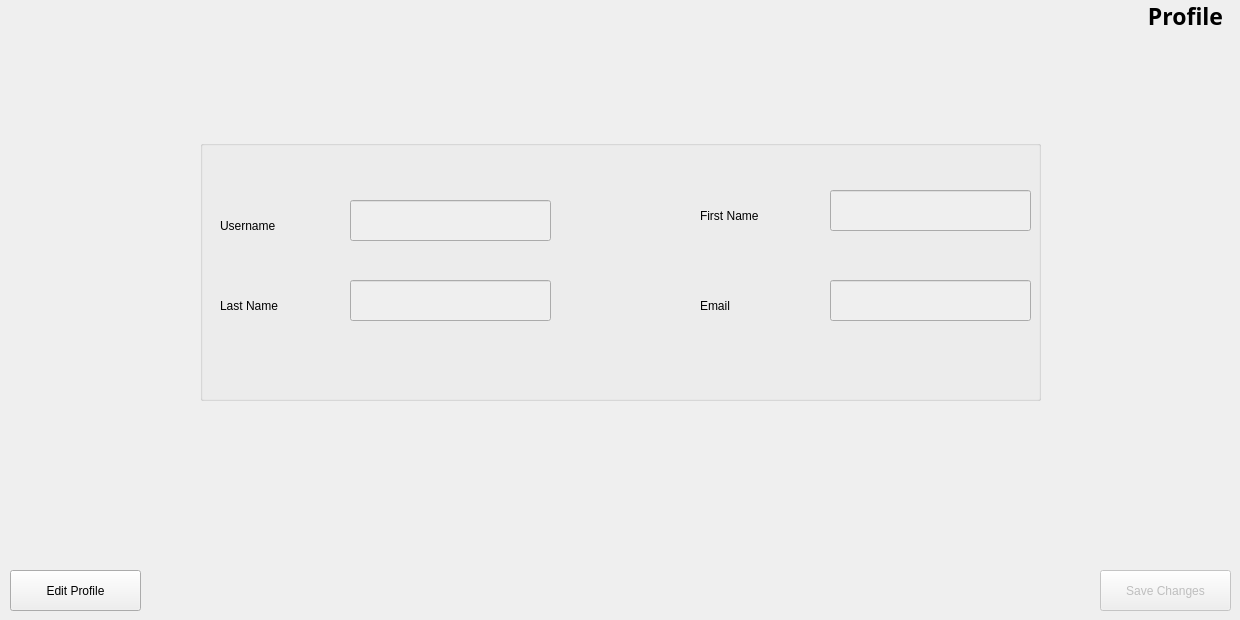
      <widget class="QWidget" name="tab_6">
       <attribute name="title">
        <string>Page</string>
       </attribute>
       <widget class="QPushButton" name="pushButton_savechanges">
        <property name="enabled">
         <bool>false</bool>
        </property>
        <property name="geometry">
         <rect>
          <x>1100</x>
          <y>570</y>
          <width>131</width>
          <height>41</height>
         </rect>
        </property>
        <property name="text">
         <string>Save Changes</string>
        </property>
       </widget>
       <widget class="QLabel" name="label_7">
        <property name="geometry">
         <rect>
          <x>1140</x>
          <y>0</y>
          <width>91</width>
          <height>31</height>
         </rect>
        </property>
        <property name="font">
         <font>
          <family>Segoe Print</family>
          <pointsize>17</pointsize>
          <weight>75</weight>
          <bold>true</bold>
         </font>
        </property>
        <property name="text">
         <string>Profile</string>
        </property>
        <property name="alignment">
         <set>Qt::AlignCenter</set>
        </property>
       </widget>
       <widget class="QPushButton" name="pushButton_editprofile">
        <property name="enabled">
         <bool>true</bool>
        </property>
        <property name="geometry">
         <rect>
          <x>10</x>
          <y>570</y>
          <width>131</width>
          <height>41</height>
         </rect>
        </property>
        <property name="text">
         <string>Edit Profile</string>
        </property>
       </widget>
       <widget class="QGroupBox" name="groupBox_6">
        <property name="geometry">
         <rect>
          <x>200</x>
          <y>140</y>
          <width>841</width>
          <height>261</height>
         </rect>
        </property>
        <property name="title">
         <string/>
        </property>
        <widget class="QLineEdit" name="lineEdit_set_email">
         <property name="enabled">
          <bool>false</bool>
         </property>
         <property name="geometry">
          <rect>
           <x>630</x>
           <y>140</y>
           <width>201</width>
           <height>41</height>
          </rect>
         </property>
        </widget>
        <widget class="QLineEdit" name="lineEdit_set_lastname">
         <property name="enabled">
          <bool>false</bool>
         </property>
         <property name="geometry">
          <rect>
           <x>150</x>
           <y>140</y>
           <width>201</width>
           <height>41</height>
          </rect>
         </property>
        </widget>
        <widget class="QLabel" name="label_4">
         <property name="geometry">
          <rect>
           <x>500</x>
           <y>60</y>
           <width>121</width>
           <height>31</height>
          </rect>
         </property>
         <property name="text">
          <string>First Name</string>
         </property>
        </widget>
        <widget class="QLabel" name="label_5">
         <property name="geometry">
          <rect>
           <x>20</x>
           <y>150</y>
           <width>121</width>
           <height>31</height>
          </rect>
         </property>
         <property name="text">
          <string>Last Name</string>
         </property>
        </widget>
        <widget class="QLineEdit" name="lineEdit_set_firstname">
         <property name="enabled">
          <bool>false</bool>
         </property>
         <property name="geometry">
          <rect>
           <x>630</x>
           <y>50</y>
           <width>201</width>
           <height>41</height>
          </rect>
         </property>
        </widget>
        <widget class="QLabel" name="label_3">
         <property name="geometry">
          <rect>
           <x>20</x>
           <y>70</y>
           <width>121</width>
           <height>31</height>
          </rect>
         </property>
         <property name="text">
          <string>Username</string>
         </property>
        </widget>
        <widget class="QLabel" name="label_6">
         <property name="geometry">
          <rect>
           <x>500</x>
           <y>150</y>
           <width>121</width>
           <height>31</height>
          </rect>
         </property>
         <property name="text">
          <string>Email</string>
         </property>
        </widget>
        <widget class="QLineEdit" name="lineEdit_set_username">
         <property name="enabled">
          <bool>false</bool>
         </property>
         <property name="geometry">
          <rect>
           <x>150</x>
           <y>60</y>
           <width>201</width>
           <height>41</height>
          </rect>
         </property>
        </widget>
       </widget>
      </widget>
